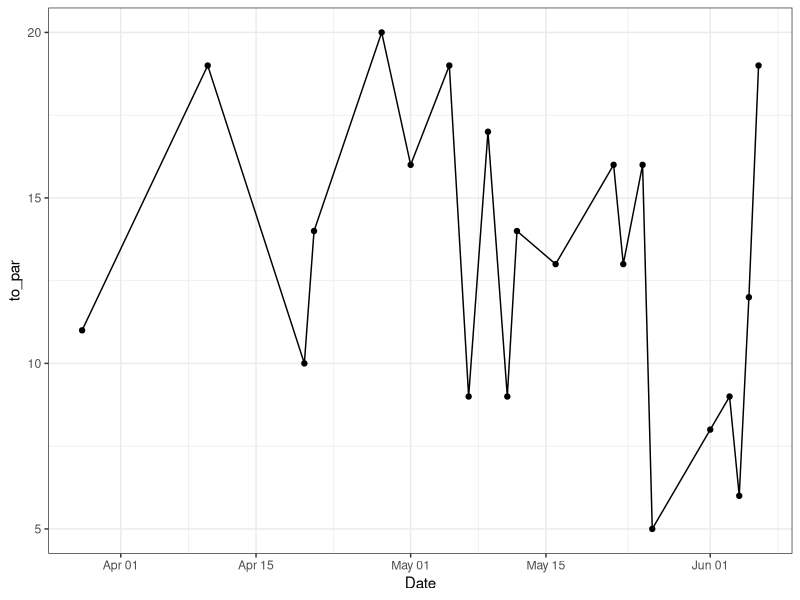

Here is the R script that generated this plot:
#Test push
print("Hello World!")

library(tidyverse)

golfdf <- read_csv("Golf_Data.csv")

golfdf <- golfdf[-181, ]

gdf1 <- golfdf %>% 
  group_by(Date, Course) %>% 
  summarise(
    total_score = sum(Score),
    total_par = sum(Par)
  ) %>% 
  mutate(
    to_par = total_score - total_par,
    Date = mdy(Date)
  )

ggplot(gdf1, aes(x = Date, y = to_par)) +
  geom_line() +
  geom_point() +
  theme_bw()
